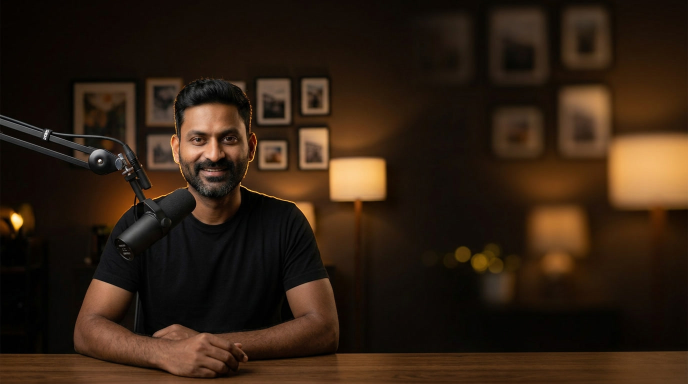
#> input picture channels/claude-tricks/assets/character/host_library/longform_champagne_v1/using-the-reference-image-keep-the-e_1f1a0752_0.jpg, 1376 x 768 px (shown at 1/2 size)
$ python make_thumbnail.py --img ../channels/claude-tricks/assets/character/host_library/longform_champagne_v1/using-the-reference-image-keep-the-e_1f1a0752_0.jpg --out out.png
#> lines starting #> are read from the running program, lines starting #| are printed output that depends on the picture
#!/usr/bin/env python3
"""
Thumbnail maker for Lulla — 1280x720, brand font, legibility scrim.
Usage:
  python3 scripts/make_thumbnail.py --img assets/thumbnail/thumb01_1.jpg \
    --title "Goodnight" --sub "Little Light" --tag "Bedtime Songs for Babies" \
    --out assets/thumbnail/thumb01_final_A.jpg
"""
import argparse
from PIL import Image, ImageDraw, ImageFont

W, H = 1280, 720
FONT_CANDIDATES = [
    "assets/fonts/FredokaOne-Regular.ttf",
    "/System/Library/Fonts/Supplemental/Arial Rounded Bold.ttf",
    "/System/Library/Fonts/SFNSRounded.ttf",
    "/System/Library/Fonts/Supplemental/Arial Bold.ttf",
]
CREAM = (253, 246, 227)
AMBER = (255, 199, 110)

def load_font(size):
    for p in FONT_CANDIDATES:
        try:
            return ImageFont.truetype(p, size)
        except Exception:
            continue
    return ImageFont.load_default()

def cover(img):
    iw, ih = img.size
#> iw = 1376; ih = 768
    s = max(W / iw, H / ih)
#> s = 0.938
    img = img.resize((int(iw * s), int(ih * s)))
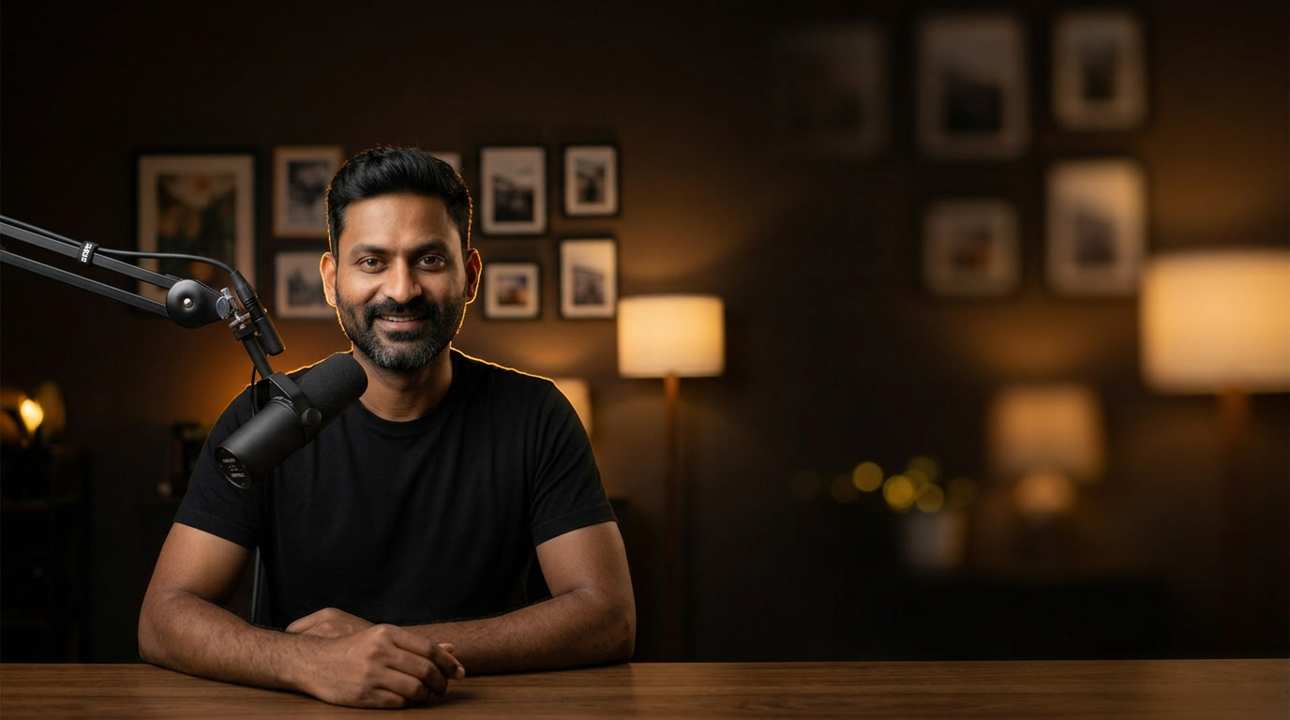
#> img: PIL image 1290x720 RGB; mean R, G, B 50, 32.9, 18.7
    x = (img.width - W) // 2
#> x = 5
    y = (img.height - H) // 2
#> y = 0
    return img.crop((x, y, x + W, y + H))

def right_scrim(img, start=0.40, strength=190):
#> called with start = 0.4, strength = 190
    scrim = Image.new("L", (W, H), 0)
#> scrim: PIL image 1280x720 L; every value is 0
    d = ImageDraw.Draw(scrim)
    for x in range(W):
        a = int(max(0.0, (x - W * start) / (W * (1 - start))) * strength)
        d.line([(x, 0), (x, H)], fill=min(a, strength))
    dark = Image.new("RGB", (W, H), (18, 18, 42))
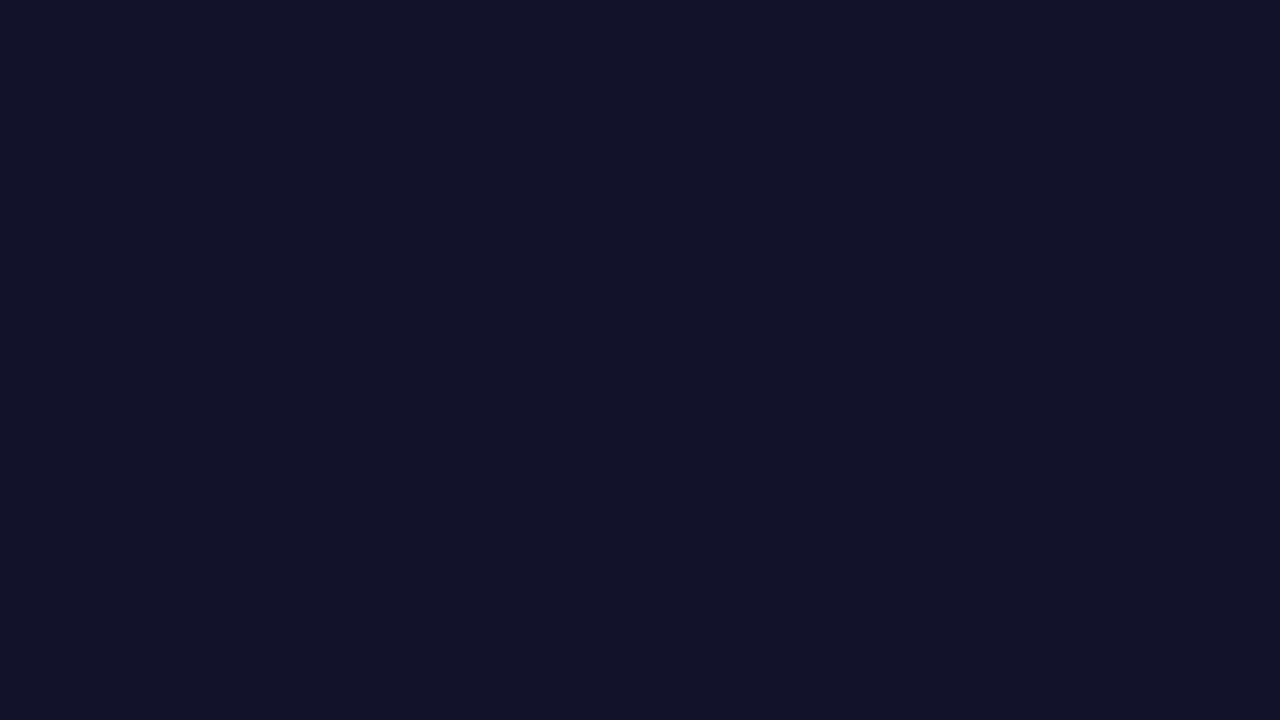
#> dark: PIL image 1280x720 RGB; mean R, G, B 18, 18, 42
    return Image.composite(dark, img, scrim)
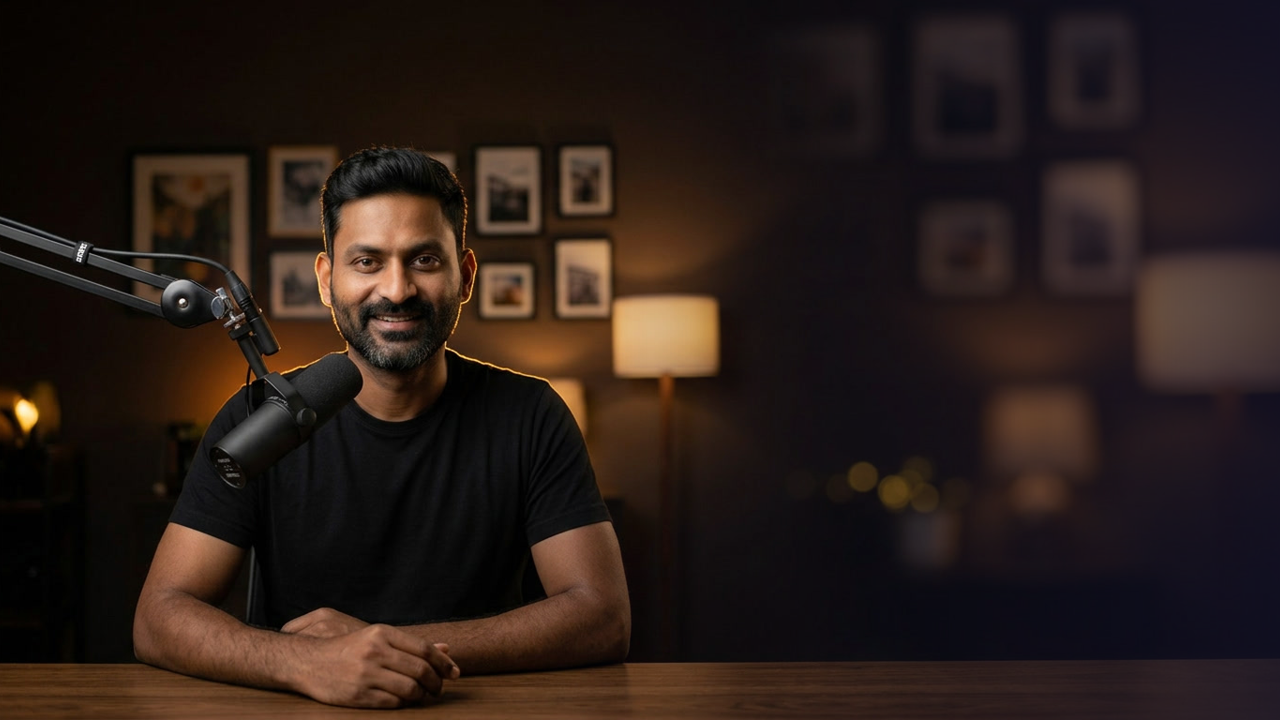
#> returned value: PIL image 1280x720 RGB; mean R, G, B 41.3, 28.8, 24.1

def main():
    ap = argparse.ArgumentParser()
    ap.add_argument("--img", required=True)
    ap.add_argument("--title", default="Goodnight")
    ap.add_argument("--sub", default="Little Light")
    ap.add_argument("--tag", default="Bedtime Songs for Babies")
    ap.add_argument("--out", required=True)
    a = ap.parse_args()

    img = cover(Image.open(a.img).convert("RGB"))
    img = right_scrim(img)
    d = ImageDraw.Draw(img)
    f_title = load_font(132)
    f_sub = load_font(88)
    f_tag = load_font(40)
    rx = W - 64

    def line(y, text, font, fill):
        d.text((rx, y), text, font=font, fill=fill, anchor="rm",
               stroke_width=4, stroke_fill=(18, 18, 42))

    line(255, a.title, f_title, CREAM)
    line(370, a.sub, f_sub, AMBER)
    line(460, a.tag, f_tag, CREAM)
    img.save(a.out, quality=92)
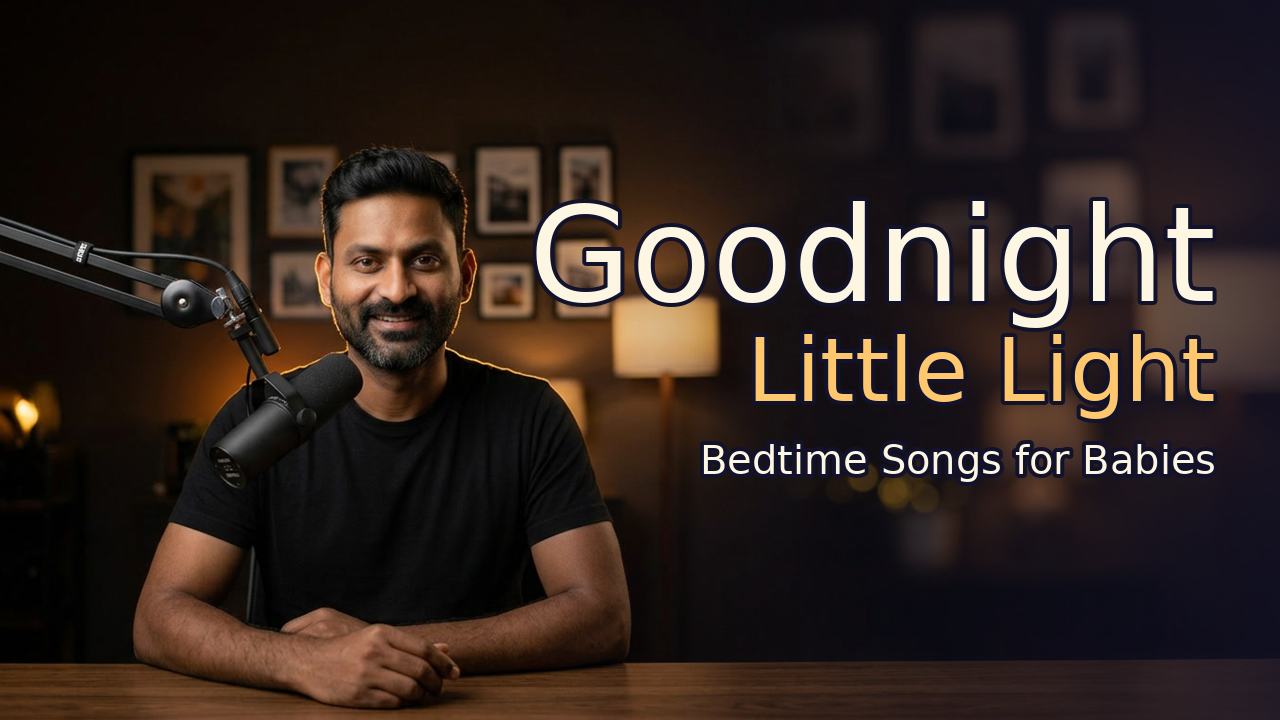
#> saved as out.png: PIL image 1280x720 RGB; mean R, G, B 47.8, 35.6, 30.7
    print(">> saved", a.out)

if __name__ == "__main__":
    main()

$ run again, on channels/claude-tricks/assets/character/host_library/longform_champagne_v1/using-the-reference-image-keep-the-e_1f1a0756_1.jpg
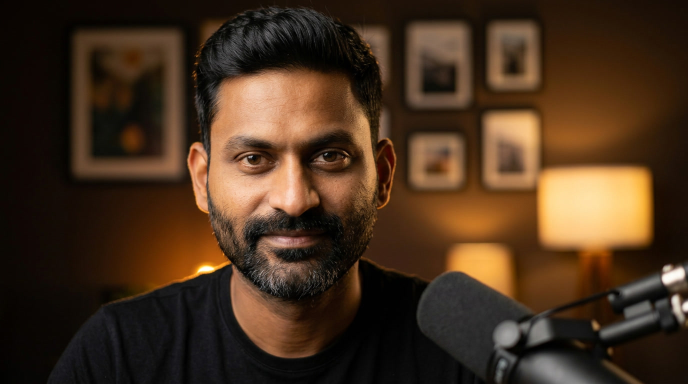
#> input picture channels/claude-tricks/assets/character/host_library/longform_champagne_v1/using-the-reference-image-keep-the-e_1f1a0756_1.jpg, 1376 x 768 px (shown at 1/2 size)
#> iw = 1376; ih = 768
#> s = 0.938
#> scrim: PIL image 1280x720 L; every value is 0
#> in right_scrim, `return Image.composite(dark, img, scrim)`:
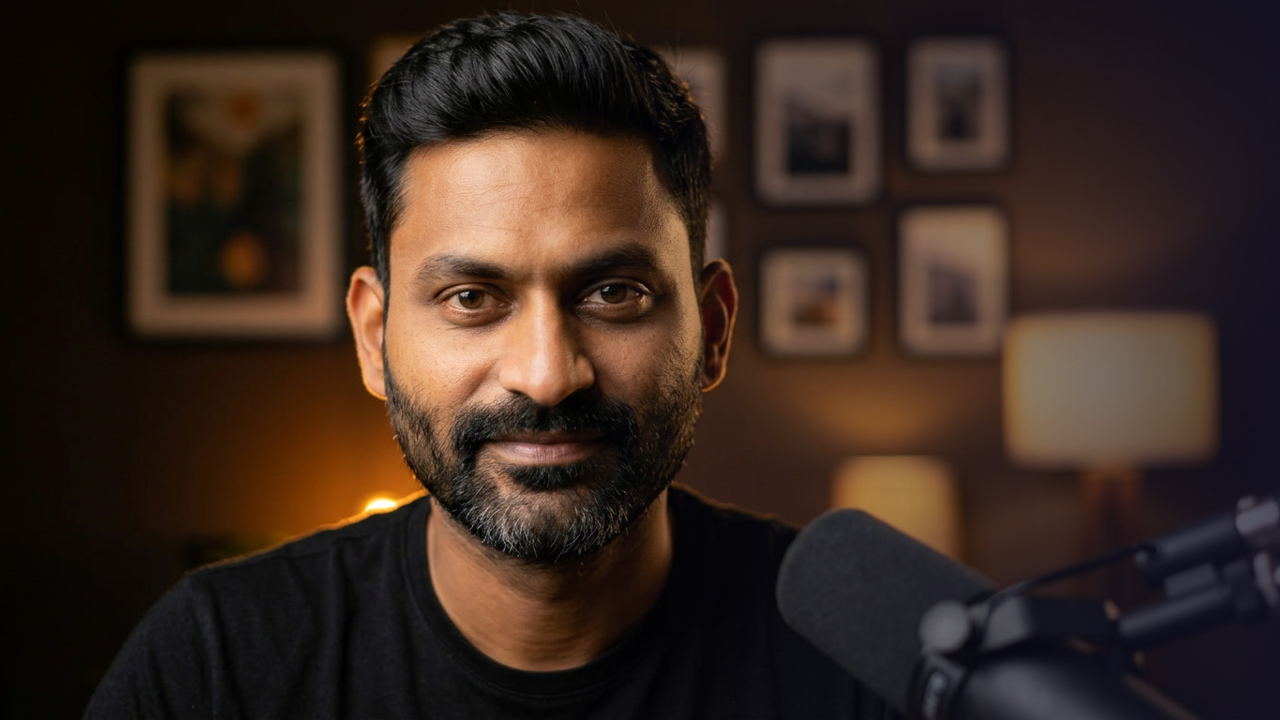
#> returned value: PIL image 1280x720 RGB; mean R, G, B 56.8, 40.3, 32.2
#> in main, `img.save(a.out, quality=92)`:
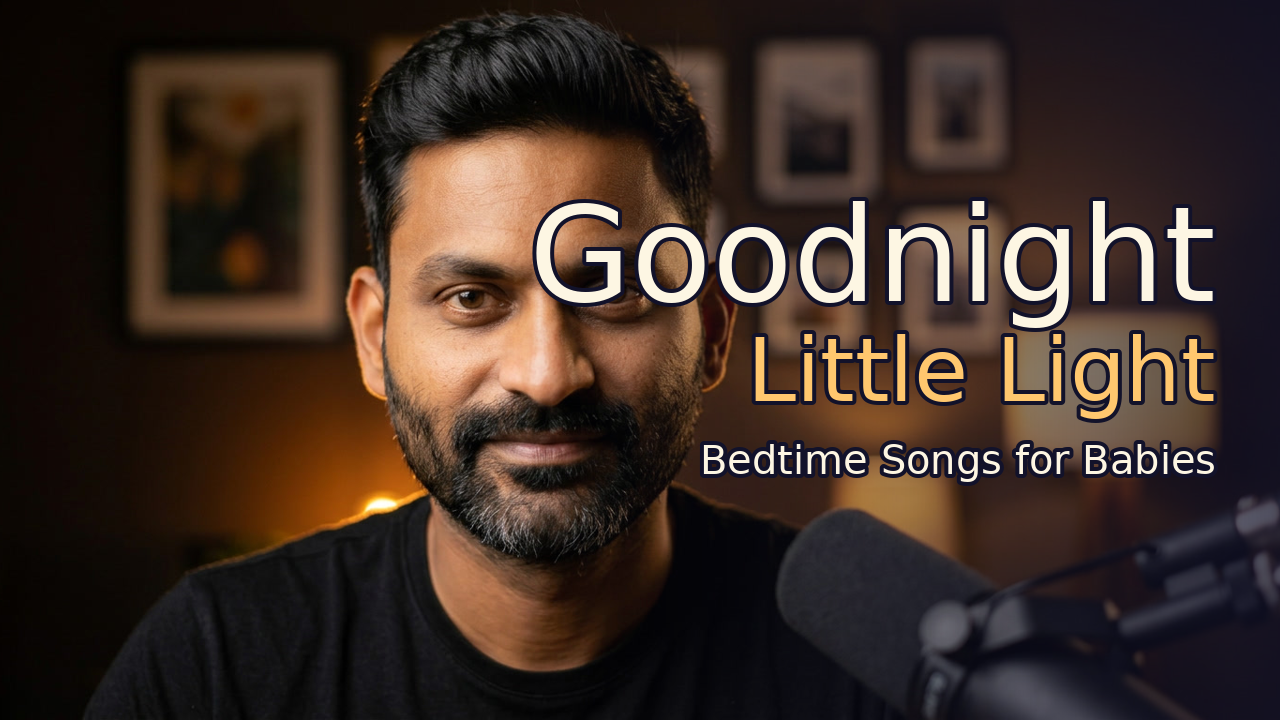
#> saved as out.png: PIL image 1280x720 RGB; mean R, G, B 60.5, 45.1, 37.6

$ run again, on channels/claude-tricks/assets/character/host_library/longform_champagne_v1/using-the-reference-image-keep-the-e_1f1a0757_0.jpg
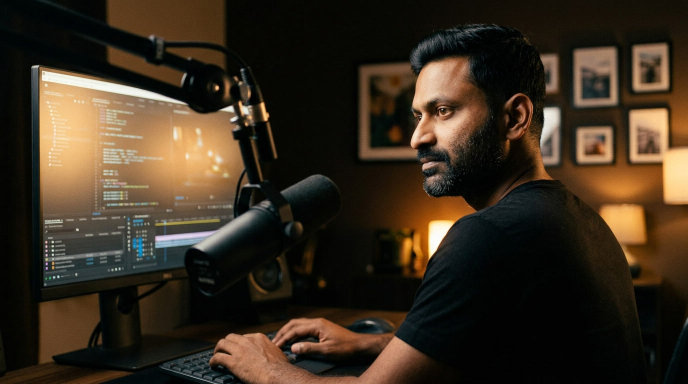
#> input picture channels/claude-tricks/assets/character/host_library/longform_champagne_v1/using-the-reference-image-keep-the-e_1f1a0757_0.jpg, 1376 x 768 px (shown at 1/2 size)
#> iw = 1376; ih = 768
#> s = 0.938
#> scrim: PIL image 1280x720 L; every value is 0
#> in right_scrim, `return Image.composite(dark, img, scrim)`:
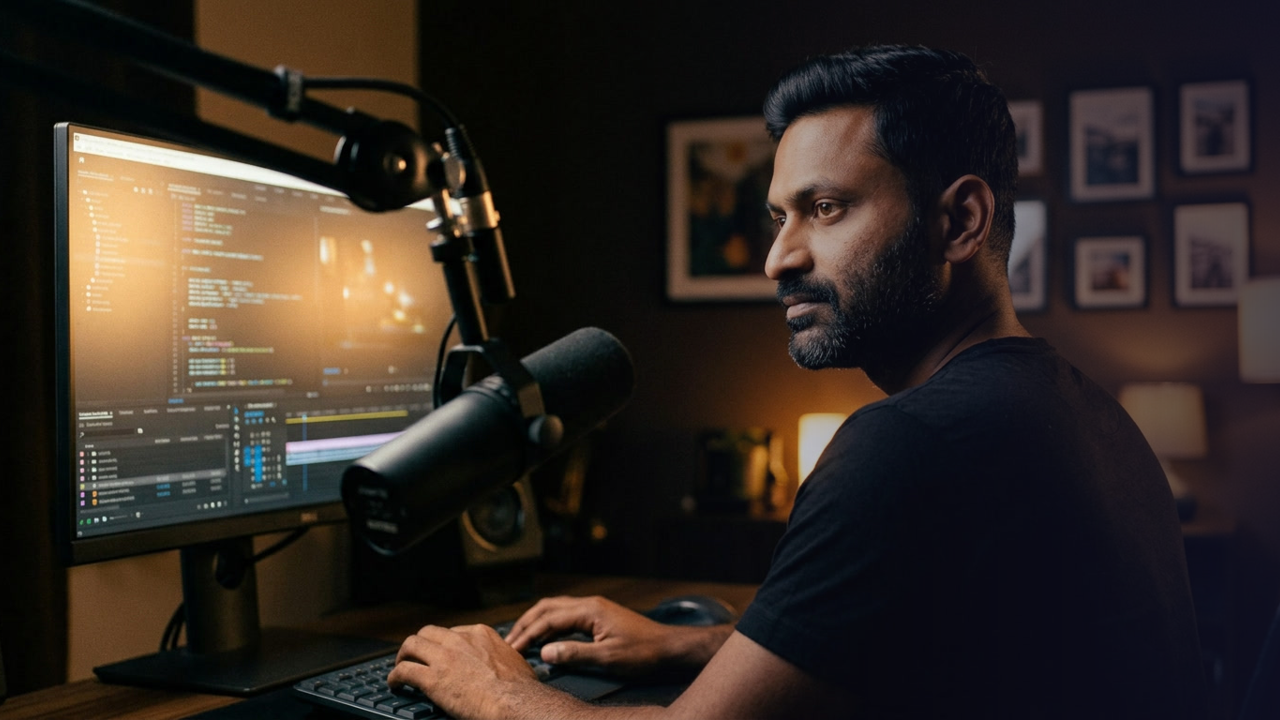
#> returned value: PIL image 1280x720 RGB; mean R, G, B 49.4, 40.6, 34.9
#> in main, `img.save(a.out, quality=92)`:
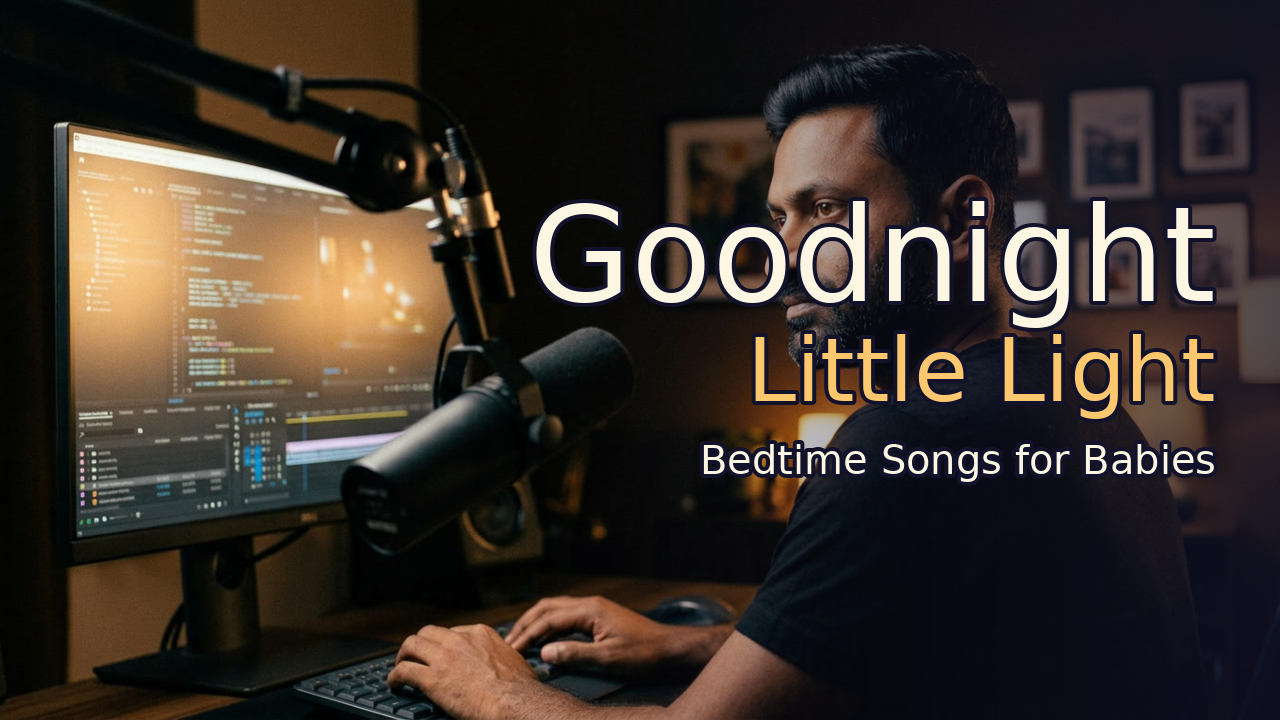
#> saved as out.png: PIL image 1280x720 RGB; mean R, G, B 55.7, 46.9, 41
